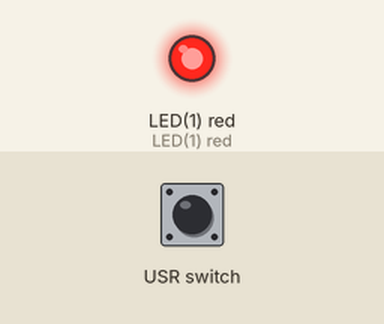
Recording of a program running on a simulated pyboard running MicroPython. On the bench: output pins drawn as LEDs (lit = HIGH). Dashed ring = blinking. The test bench sets the inputs (shaded band).

Above: at 1.2 s.
1.3 s: USR switch pressed for 0.15 s
At 2.2 s:
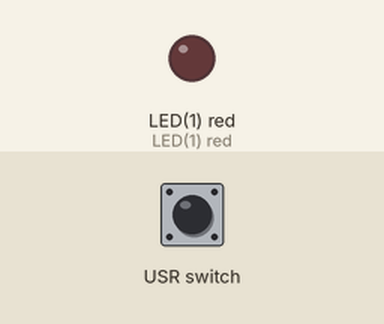
3.0 s: USR switch pressed for 1 s
At 6.9 s:
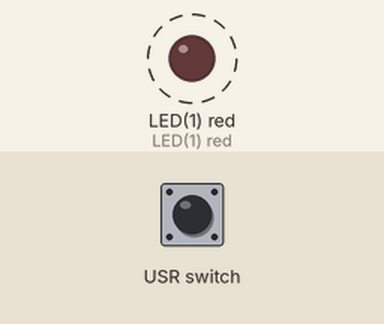
7.0 s: USR switch pressed for 3.2 s
At 8.1 s:
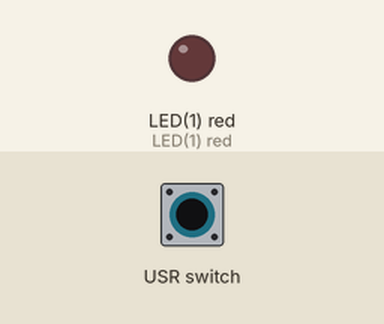
Timing chart, 0 to 10.0 s (numbered marks = the images above; inputs shaded):
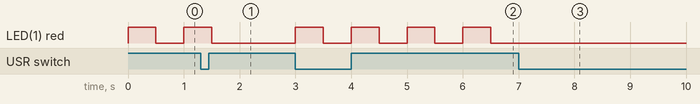

Measured:
- after the input at 1.3 s, LED(1) red: goes on until 1.5 s, then stays LOW
- after the input at 3.0 s, LED(1) red: alternates HIGH for 0.50 s and LOW for 0.50 s, starting at once
- after the input at 7.0 s, LED(1) red: stops changing and stays LOW

The program:

callback.py
```python
import pyb
import time

class State:
	def __init__(self):
		self.b=True
	def set(self, val):
		self.b = val
	def toggle(self):
		self.b = not self.b
	def get(self):
		return self.b

status = State()
sw = pyb.Switch()
sw.callback(lambda:status.toggle())

led = pyb.LED(1)

while True:
	if status.get():
		led.toggle()
		time.sleep_ms(500)
	else:
		led.off()
```
